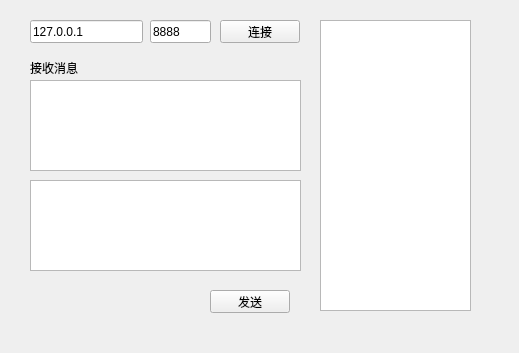
<?xml version="1.0" encoding="UTF-8"?>
<ui version="4.0">
 <class>Clinet</class>
 <widget class="QWidget" name="Clinet">
  <property name="geometry">
   <rect>
    <x>0</x>
    <y>0</y>
    <width>519</width>
    <height>353</height>
   </rect>
  </property>
  <property name="windowTitle">
   <string>Clinet</string>
  </property>
  <widget class="QLineEdit" name="lineEdit_ip">
   <property name="geometry">
    <rect>
     <x>30</x>
     <y>20</y>
     <width>113</width>
     <height>23</height>
    </rect>
   </property>
   <property name="text">
    <string>127.0.0.1</string>
   </property>
  </widget>
  <widget class="QLineEdit" name="lineEdit_port">
   <property name="geometry">
    <rect>
     <x>150</x>
     <y>20</y>
     <width>61</width>
     <height>23</height>
    </rect>
   </property>
   <property name="text">
    <string>8888</string>
   </property>
  </widget>
  <widget class="QPushButton" name="button_connect">
   <property name="geometry">
    <rect>
     <x>220</x>
     <y>20</y>
     <width>80</width>
     <height>23</height>
    </rect>
   </property>
   <property name="text">
    <string>连接</string>
   </property>
  </widget>
  <widget class="QListWidget" name="listWidget_info">
   <property name="geometry">
    <rect>
     <x>320</x>
     <y>20</y>
     <width>151</width>
     <height>291</height>
    </rect>
   </property>
  </widget>
  <widget class="QLabel" name="label">
   <property name="geometry">
    <rect>
     <x>30</x>
     <y>60</y>
     <width>53</width>
     <height>15</height>
    </rect>
   </property>
   <property name="text">
    <string>接收消息</string>
   </property>
  </widget>
  <widget class="QTextEdit" name="textEdit_receive">
   <property name="geometry">
    <rect>
     <x>30</x>
     <y>80</y>
     <width>271</width>
     <height>91</height>
    </rect>
   </property>
  </widget>
  <widget class="QPushButton" name="button_send">
   <property name="geometry">
    <rect>
     <x>210</x>
     <y>290</y>
     <width>80</width>
     <height>23</height>
    </rect>
   </property>
   <property name="text">
    <string>发送</string>
   </property>
  </widget>
  <widget class="QTextEdit" name="textEdit_send">
   <property name="geometry">
    <rect>
     <x>30</x>
     <y>180</y>
     <width>271</width>
     <height>91</height>
    </rect>
   </property>
  </widget>
 </widget>
 <resources/>
 <connections/>
</ui>
